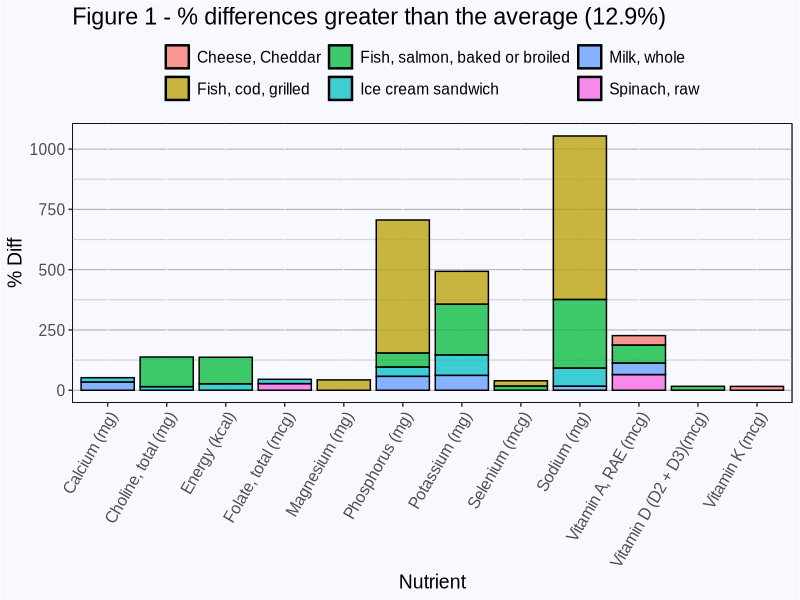

Source code (R):
## ---- chunk 1
knitr::opts_chunk$set(echo = F, out.width = "90%", dpi = 330, fig.align = "center", warning = F, message = F, comment = F)
library(dplyr)
library(magrittr)
library(purrr)
library(formattable)
library(ggplot2)
library(tidyr)
library(forcats)
library(stringr)
## ---- chunk 2
raw_data <- readxl::read_excel("./results-6-8-24.xlsx")

nutrients_of_interest <- raw_data %>% 
  group_by(nutrient) %>% 
  summarise("n" = n()) %>% 
  filter(n>12)

clean_data <- map_df(nutrients_of_interest$nutrient,
                     ~filter(raw_data, nutrient == .x))

difference_data <- pivot_wider(clean_data, names_from = source, values_from = amount) %>% 
  filter(usda >0) %>% 
  mutate("Absolute Difference" = abs(usda-app),
    "% Difference" = percent(abs(usda-app)/mean(c(app,usda)))) 
## ---- chunk 3
knitr::kable(tibble("Matching Nutrients"=unique(clean_data$nutrient)))
## ---- chunk 4
knitr::kable(head(difference_data, 12))
## ---- chunk 5
num_diff <- difference_data %>% 
  filter(`% Difference`>.129)

# mean(difference_data$`% Difference`)
## ---- chunk 6
ggplot(num_diff, aes(nutrient, 100*`% Difference`, fill = description))+
  geom_col(color='black', alpha=0.75)+
  labs(y = "% Diff", x = "Nutrient", title = "Figure 1 - % differences greater than the average (12.9%)")+
  theme(
      text = element_text(family = 'Arial',
                              color = "black",
                              size = 14),
          axis.text.x = element_text(angle = 60,
                                     hjust = 1),
          plot.background = element_rect(fill = 'ghostwhite'),
      panel.border = element_rect(fill=NA, colour = "black"),
          panel.background = element_rect(color = "black",
                                          fill = 'ghostwhite'),
          panel.grid = element_line(color = 'darkgrey',
                                    linewidth = 0.33),
          panel.grid.minor = element_line(color = 'lightgrey',
                                          linewidth = 0.4),
          panel.grid.major.x = element_line(color = 'ghostwhite'),
          strip.background = element_blank(),
          strip.text = element_text(size = 20, face = 'bold'),
          strip.placement = "outside",
      legend.position = "top",
      legend.title = element_blank(),
      legend.background = element_rect(fill='ghostwhite'))
